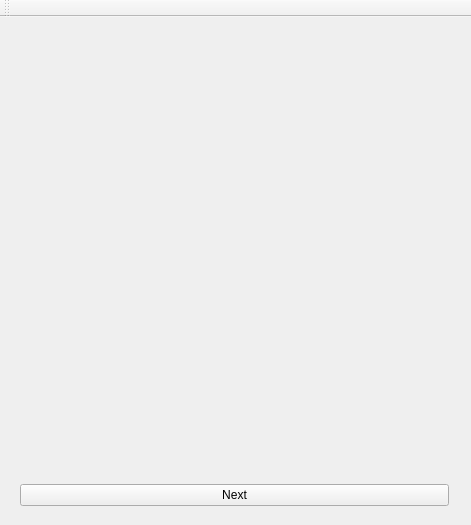
<?xml version="1.0" encoding="UTF-8"?>
<ui version="4.0">
 <class>MainWindow</class>
 <widget class="QMainWindow" name="MainWindow">
  <property name="geometry">
   <rect>
    <x>0</x>
    <y>0</y>
    <width>471</width>
    <height>525</height>
   </rect>
  </property>
  <property name="windowTitle">
   <string>MainWindow</string>
  </property>
  <widget class="QWidget" name="centralWidget">
   <widget class="QStackedWidget" name="stackedWidget">
    <property name="geometry">
     <rect>
      <x>9</x>
      <y>-1</y>
      <width>451</width>
      <height>501</height>
     </rect>
    </property>
    <property name="currentIndex">
     <number>0</number>
    </property>
    <widget class="QWidget" name="strona_1">
     <widget class="QWidget" name="layoutWidget">
      <property name="geometry">
       <rect>
        <x>0</x>
        <y>10</y>
        <width>451</width>
        <height>491</height>
       </rect>
      </property>
      <layout class="QVBoxLayout" name="verticalLayout_2">
       <item>
        <widget class="QLabel" name="label">
         <property name="accessibleName">
          <string>label</string>
         </property>
         <property name="text">
          <string/>
         </property>
         <property name="alignment">
          <set>Qt::AlignCenter</set>
         </property>
        </widget>
       </item>
       <item>
        <widget class="QLabel" name="label_6">
         <property name="text">
          <string/>
         </property>
         <property name="alignment">
          <set>Qt::AlignCenter</set>
         </property>
        </widget>
       </item>
       <item>
        <widget class="QPushButton" name="next_button">
         <property name="text">
          <string>Next</string>
         </property>
        </widget>
       </item>
      </layout>
     </widget>
    </widget>
    <widget class="QWidget" name="strona_2">
     <widget class="QLabel" name="testowa">
      <property name="geometry">
       <rect>
        <x>150</x>
        <y>30</y>
        <width>111</width>
        <height>31</height>
       </rect>
      </property>
      <property name="text">
       <string>Witaj swiecie!</string>
      </property>
     </widget>
     <widget class="QPushButton" name="pushButton">
      <property name="geometry">
       <rect>
        <x>150</x>
        <y>420</y>
        <width>141</width>
        <height>61</height>
       </rect>
      </property>
      <property name="text">
       <string>Next</string>
      </property>
     </widget>
     <widget class="QWidget" name="layoutWidget">
      <property name="geometry">
       <rect>
        <x>180</x>
        <y>130</y>
        <width>67</width>
        <height>50</height>
       </rect>
      </property>
      <layout class="QVBoxLayout" name="verticalLayout_3">
       <item>
        <widget class="QRadioButton" name="radio_arch_32">
         <property name="text">
          <string>&amp;32 Bit</string>
         </property>
        </widget>
       </item>
       <item>
        <widget class="QRadioButton" name="radio_arch_64">
         <property name="text">
          <string>&amp;64 Bit</string>
         </property>
        </widget>
       </item>
      </layout>
     </widget>
    </widget>
    <widget class="QWidget" name="strona_3">
     <widget class="QWidget" name="layoutWidget">
      <property name="geometry">
       <rect>
        <x>30</x>
        <y>60</y>
        <width>156</width>
        <height>239</height>
       </rect>
      </property>
      <layout class="QVBoxLayout" name="verticalLayout_4">
       <item>
        <widget class="QCheckBox" name="checkSoft_1">
         <property name="text">
          <string>Sterownik Synaptics</string>
         </property>
        </widget>
       </item>
       <item>
        <widget class="QCheckBox" name="checkSoft_2">
         <property name="text">
          <string>Libre Office</string>
         </property>
        </widget>
       </item>
       <item>
        <widget class="QCheckBox" name="checkSoft_3">
         <property name="text">
          <string>Dropbox</string>
         </property>
        </widget>
       </item>
       <item>
        <widget class="QCheckBox" name="checkSoft_4">
         <property name="text">
          <string>Audacious</string>
         </property>
        </widget>
       </item>
       <item>
        <widget class="QCheckBox" name="checkSoft_5">
         <property name="text">
          <string>VLC Player</string>
         </property>
        </widget>
       </item>
       <item>
        <widget class="QCheckBox" name="checkSoft_6">
         <property name="text">
          <string>Pidgin</string>
         </property>
        </widget>
       </item>
       <item>
        <widget class="QCheckBox" name="checkSoft_7">
         <property name="text">
          <string>Steam</string>
         </property>
        </widget>
       </item>
       <item>
        <widget class="QCheckBox" name="checkSoft_8">
         <property name="text">
          <string>Skype</string>
         </property>
        </widget>
       </item>
       <item>
        <widget class="QCheckBox" name="checkSoft_9">
         <property name="text">
          <string>Gimp</string>
         </property>
        </widget>
       </item>
      </layout>
     </widget>
     <widget class="QPushButton" name="pushButton_3">
      <property name="geometry">
       <rect>
        <x>140</x>
        <y>400</y>
        <width>171</width>
        <height>71</height>
       </rect>
      </property>
      <property name="text">
       <string>Next</string>
      </property>
     </widget>
     <widget class="QWidget" name="layoutWidget">
      <property name="geometry">
       <rect>
        <x>270</x>
        <y>60</y>
        <width>134</width>
        <height>50</height>
       </rect>
      </property>
      <layout class="QVBoxLayout" name="verticalLayout">
       <item>
        <widget class="QRadioButton" name="radio_lxdm">
         <property name="text">
          <string>Menedzer lo&amp;gowania</string>
         </property>
        </widget>
       </item>
       <item>
        <widget class="QRadioButton" name="radio_autolog">
         <property name="text">
          <string>Auto&amp;logowanie</string>
         </property>
        </widget>
       </item>
      </layout>
     </widget>
    </widget>
    <widget class="QWidget" name="strona_4">
     <widget class="QCheckBox" name="check_home">
      <property name="geometry">
       <rect>
        <x>160</x>
        <y>150</y>
        <width>131</width>
        <height>20</height>
       </rect>
      </property>
      <property name="text">
       <string>Parytcja /home</string>
      </property>
     </widget>
     <widget class="QLabel" name="label_2">
      <property name="geometry">
       <rect>
        <x>190</x>
        <y>70</y>
        <width>81</width>
        <height>16</height>
       </rect>
      </property>
      <property name="text">
       <string>Partycja /</string>
      </property>
     </widget>
     <widget class="QCheckBox" name="check_swap">
      <property name="geometry">
       <rect>
        <x>160</x>
        <y>240</y>
        <width>121</width>
        <height>20</height>
       </rect>
      </property>
      <property name="text">
       <string>Partycja swap</string>
      </property>
     </widget>
     <widget class="QPushButton" name="pushButton_2">
      <property name="geometry">
       <rect>
        <x>150</x>
        <y>410</y>
        <width>161</width>
        <height>61</height>
       </rect>
      </property>
      <property name="text">
       <string>Next</string>
      </property>
     </widget>
     <widget class="QLineEdit" name="line_root">
      <property name="geometry">
       <rect>
        <x>160</x>
        <y>90</y>
        <width>113</width>
        <height>23</height>
       </rect>
      </property>
     </widget>
     <widget class="QLineEdit" name="line_home">
      <property name="enabled">
       <bool>false</bool>
      </property>
      <property name="geometry">
       <rect>
        <x>160</x>
        <y>180</y>
        <width>113</width>
        <height>23</height>
       </rect>
      </property>
     </widget>
     <widget class="QLineEdit" name="line_swap">
      <property name="enabled">
       <bool>false</bool>
      </property>
      <property name="geometry">
       <rect>
        <x>160</x>
        <y>270</y>
        <width>113</width>
        <height>23</height>
       </rect>
      </property>
     </widget>
    </widget>
    <widget class="QWidget" name="strona_5">
     <widget class="QPushButton" name="pushButton_4">
      <property name="geometry">
       <rect>
        <x>140</x>
        <y>390</y>
        <width>151</width>
        <height>71</height>
       </rect>
      </property>
      <property name="text">
       <string>Next</string>
      </property>
     </widget>
     <widget class="QLabel" name="label_3">
      <property name="geometry">
       <rect>
        <x>20</x>
        <y>30</y>
        <width>111</width>
        <height>16</height>
       </rect>
      </property>
      <property name="text">
       <string>Nazwa uzytkownika:</string>
      </property>
     </widget>
     <widget class="QLineEdit" name="line_user">
      <property name="geometry">
       <rect>
        <x>20</x>
        <y>50</y>
        <width>113</width>
        <height>23</height>
       </rect>
      </property>
     </widget>
     <widget class="QLabel" name="label_4">
      <property name="geometry">
       <rect>
        <x>180</x>
        <y>30</y>
        <width>49</width>
        <height>15</height>
       </rect>
      </property>
      <property name="text">
       <string>Haslo:</string>
      </property>
     </widget>
     <widget class="QLineEdit" name="line_user_password">
      <property name="geometry">
       <rect>
        <x>180</x>
        <y>50</y>
        <width>113</width>
        <height>23</height>
       </rect>
      </property>
      <property name="echoMode">
       <enum>QLineEdit::Password</enum>
      </property>
     </widget>
     <widget class="QLabel" name="label_5">
      <property name="geometry">
       <rect>
        <x>20</x>
        <y>90</y>
        <width>71</width>
        <height>16</height>
       </rect>
      </property>
      <property name="text">
       <string>Haslo root:</string>
      </property>
     </widget>
     <widget class="QLineEdit" name="line_root_password">
      <property name="geometry">
       <rect>
        <x>20</x>
        <y>110</y>
        <width>113</width>
        <height>23</height>
       </rect>
      </property>
      <property name="echoMode">
       <enum>QLineEdit::Password</enum>
      </property>
     </widget>
    </widget>
    <widget class="QWidget" name="strona_6">
     <widget class="QProgressBar" name="progressBar">
      <property name="geometry">
       <rect>
        <x>90</x>
        <y>230</y>
        <width>271</width>
        <height>23</height>
       </rect>
      </property>
      <property name="value">
       <number>0</number>
      </property>
     </widget>
    </widget>
   </widget>
  </widget>
  <widget class="QToolBar" name="mainToolBar">
   <attribute name="toolBarArea">
    <enum>TopToolBarArea</enum>
   </attribute>
   <attribute name="toolBarBreak">
    <bool>false</bool>
   </attribute>
  </widget>
 </widget>
 <layoutdefault spacing="6" margin="11"/>
 <resources/>
 <connections>
  <connection>
   <sender>check_home</sender>
   <signal>toggled(bool)</signal>
   <receiver>line_home</receiver>
   <slot>setEnabled(bool)</slot>
   <hints>
    <hint type="sourcelabel">
     <x>217</x>
     <y>178</y>
    </hint>
    <hint type="destinationlabel">
     <x>219</x>
     <y>204</y>
    </hint>
   </hints>
  </connection>
  <connection>
   <sender>check_swap</sender>
   <signal>toggled(bool)</signal>
   <receiver>line_swap</receiver>
   <slot>setEnabled(bool)</slot>
   <hints>
    <hint type="sourcelabel">
     <x>194</x>
     <y>264</y>
    </hint>
    <hint type="destinationlabel">
     <x>196</x>
     <y>294</y>
    </hint>
   </hints>
  </connection>
 </connections>
</ui>
